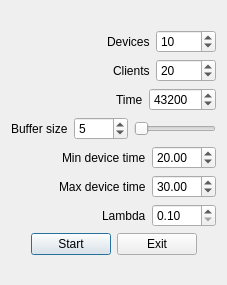
<?xml version="1.0" encoding="UTF-8"?>
<ui version="4.0">
 <class>StartupDialog</class>
 <widget class="QDialog" name="StartupDialog">
  <property name="geometry">
   <rect>
    <x>0</x>
    <y>0</y>
    <width>227</width>
    <height>285</height>
   </rect>
  </property>
  <property name="sizePolicy">
   <sizepolicy hsizetype="Fixed" vsizetype="Fixed">
    <horstretch>0</horstretch>
    <verstretch>0</verstretch>
   </sizepolicy>
  </property>
  <property name="minimumSize">
   <size>
    <width>227</width>
    <height>285</height>
   </size>
  </property>
  <property name="maximumSize">
   <size>
    <width>227</width>
    <height>287</height>
   </size>
  </property>
  <property name="windowTitle">
   <string>APS</string>
  </property>
  <layout class="QVBoxLayout" name="verticalLayout_3">
   <item>
    <layout class="QVBoxLayout" name="verticalLayout_2">
     <item>
      <layout class="QVBoxLayout" name="verticalLayout">
       <item>
        <layout class="QHBoxLayout" name="horizontalLayout">
         <item>
          <spacer name="horizontalSpacer">
           <property name="orientation">
            <enum>Qt::Horizontal</enum>
           </property>
           <property name="sizeHint" stdset="0">
            <size>
             <width>40</width>
             <height>20</height>
            </size>
           </property>
          </spacer>
         </item>
         <item>
          <widget class="QLabel" name="label">
           <property name="text">
            <string>Devices</string>
           </property>
          </widget>
         </item>
         <item>
          <widget class="QSpinBox" name="devicesSpin">
           <property name="sizePolicy">
            <sizepolicy hsizetype="Preferred" vsizetype="Fixed">
             <horstretch>0</horstretch>
             <verstretch>0</verstretch>
            </sizepolicy>
           </property>
           <property name="minimumSize">
            <size>
             <width>60</width>
             <height>0</height>
            </size>
           </property>
           <property name="baseSize">
            <size>
             <width>0</width>
             <height>0</height>
            </size>
           </property>
           <property name="minimum">
            <number>1</number>
           </property>
           <property name="maximum">
            <number>90</number>
           </property>
           <property name="value">
            <number>10</number>
           </property>
          </widget>
         </item>
        </layout>
       </item>
       <item>
        <layout class="QHBoxLayout" name="horizontalLayout_2">
         <item>
          <spacer name="horizontalSpacer_2">
           <property name="orientation">
            <enum>Qt::Horizontal</enum>
           </property>
           <property name="sizeHint" stdset="0">
            <size>
             <width>40</width>
             <height>20</height>
            </size>
           </property>
          </spacer>
         </item>
         <item>
          <widget class="QLabel" name="label_2">
           <property name="text">
            <string>Clients</string>
           </property>
          </widget>
         </item>
         <item>
          <widget class="QSpinBox" name="clientsSpin">
           <property name="sizePolicy">
            <sizepolicy hsizetype="Preferred" vsizetype="Fixed">
             <horstretch>0</horstretch>
             <verstretch>0</verstretch>
            </sizepolicy>
           </property>
           <property name="minimumSize">
            <size>
             <width>60</width>
             <height>0</height>
            </size>
           </property>
           <property name="baseSize">
            <size>
             <width>0</width>
             <height>0</height>
            </size>
           </property>
           <property name="minimum">
            <number>1</number>
           </property>
           <property name="maximum">
            <number>90</number>
           </property>
           <property name="value">
            <number>20</number>
           </property>
          </widget>
         </item>
        </layout>
       </item>
       <item>
        <layout class="QHBoxLayout" name="horizontalLayout_3">
         <item>
          <spacer name="horizontalSpacer_3">
           <property name="orientation">
            <enum>Qt::Horizontal</enum>
           </property>
           <property name="sizeHint" stdset="0">
            <size>
             <width>40</width>
             <height>20</height>
            </size>
           </property>
          </spacer>
         </item>
         <item>
          <widget class="QLabel" name="label_3">
           <property name="text">
            <string>Time</string>
           </property>
          </widget>
         </item>
         <item>
          <widget class="QSpinBox" name="timeSpin">
           <property name="sizePolicy">
            <sizepolicy hsizetype="Preferred" vsizetype="Fixed">
             <horstretch>0</horstretch>
             <verstretch>0</verstretch>
            </sizepolicy>
           </property>
           <property name="minimumSize">
            <size>
             <width>60</width>
             <height>0</height>
            </size>
           </property>
           <property name="baseSize">
            <size>
             <width>0</width>
             <height>0</height>
            </size>
           </property>
           <property name="minimum">
            <number>1</number>
           </property>
           <property name="maximum">
            <number>100000</number>
           </property>
           <property name="value">
            <number>43200</number>
           </property>
          </widget>
         </item>
        </layout>
       </item>
       <item>
        <layout class="QHBoxLayout" name="horizontalLayout_4">
         <item>
          <spacer name="horizontalSpacer_4">
           <property name="orientation">
            <enum>Qt::Horizontal</enum>
           </property>
           <property name="sizeHint" stdset="0">
            <size>
             <width>0</width>
             <height>20</height>
            </size>
           </property>
          </spacer>
         </item>
         <item>
          <widget class="QLabel" name="label_4">
           <property name="text">
            <string>Buffer size</string>
           </property>
          </widget>
         </item>
         <item>
          <widget class="QSpinBox" name="bufferSpin">
           <property name="minimum">
            <number>1</number>
           </property>
           <property name="maximum">
            <number>1000</number>
           </property>
           <property name="value">
            <number>5</number>
           </property>
          </widget>
         </item>
         <item>
          <widget class="QSlider" name="bufferSlider">
           <property name="minimum">
            <number>1</number>
           </property>
           <property name="maximum">
            <number>1000</number>
           </property>
           <property name="value">
            <number>5</number>
           </property>
           <property name="orientation">
            <enum>Qt::Horizontal</enum>
           </property>
          </widget>
         </item>
        </layout>
       </item>
       <item>
        <layout class="QHBoxLayout" name="horizontalLayout_5">
         <item>
          <spacer name="horizontalSpacer_5">
           <property name="orientation">
            <enum>Qt::Horizontal</enum>
           </property>
           <property name="sizeType">
            <enum>QSizePolicy::Expanding</enum>
           </property>
           <property name="sizeHint" stdset="0">
            <size>
             <width>0</width>
             <height>20</height>
            </size>
           </property>
          </spacer>
         </item>
         <item>
          <widget class="QLabel" name="label_5">
           <property name="text">
            <string>Min device time</string>
           </property>
          </widget>
         </item>
         <item>
          <widget class="QDoubleSpinBox" name="minDeviceTimeSpin">
           <property name="minimum">
            <double>0.010000000000000</double>
           </property>
           <property name="maximum">
            <double>200.000000000000000</double>
           </property>
           <property name="singleStep">
            <double>0.300000000000000</double>
           </property>
           <property name="value">
            <double>20.000000000000000</double>
           </property>
          </widget>
         </item>
        </layout>
       </item>
       <item>
        <layout class="QHBoxLayout" name="horizontalLayout_6">
         <item>
          <spacer name="horizontalSpacer_6">
           <property name="orientation">
            <enum>Qt::Horizontal</enum>
           </property>
           <property name="sizeHint" stdset="0">
            <size>
             <width>0</width>
             <height>20</height>
            </size>
           </property>
          </spacer>
         </item>
         <item>
          <widget class="QLabel" name="label_6">
           <property name="text">
            <string>Max device time</string>
           </property>
          </widget>
         </item>
         <item>
          <widget class="QDoubleSpinBox" name="maxDeviceTimeSpin">
           <property name="minimum">
            <double>0.010000000000000</double>
           </property>
           <property name="maximum">
            <double>200.000000000000000</double>
           </property>
           <property name="singleStep">
            <double>0.300000000000000</double>
           </property>
           <property name="value">
            <double>30.000000000000000</double>
           </property>
          </widget>
         </item>
        </layout>
       </item>
       <item>
        <layout class="QHBoxLayout" name="horizontalLayout_7">
         <item>
          <spacer name="horizontalSpacer_7">
           <property name="orientation">
            <enum>Qt::Horizontal</enum>
           </property>
           <property name="sizeHint" stdset="0">
            <size>
             <width>40</width>
             <height>20</height>
            </size>
           </property>
          </spacer>
         </item>
         <item>
          <widget class="QLabel" name="label_7">
           <property name="text">
            <string>Lambda</string>
           </property>
          </widget>
         </item>
         <item>
          <widget class="QDoubleSpinBox" name="lambdaSpin">
           <property name="minimum">
            <double>0.100000000000000</double>
           </property>
           <property name="maximum">
            <double>100.000000000000000</double>
           </property>
           <property name="singleStep">
            <double>0.100000000000000</double>
           </property>
          </widget>
         </item>
        </layout>
       </item>
      </layout>
     </item>
     <item>
      <layout class="QHBoxLayout" name="horizontalLayout_8" stretch="0,0,0,0">
       <property name="sizeConstraint">
        <enum>QLayout::SetDefaultConstraint</enum>
       </property>
       <item>
        <spacer name="horizontalSpacer_8">
         <property name="orientation">
          <enum>Qt::Horizontal</enum>
         </property>
         <property name="sizeHint" stdset="0">
          <size>
           <width>0</width>
           <height>20</height>
          </size>
         </property>
        </spacer>
       </item>
       <item>
        <widget class="QPushButton" name="startBtn">
         <property name="text">
          <string>Start</string>
         </property>
        </widget>
       </item>
       <item>
        <widget class="QPushButton" name="exitBtn">
         <property name="text">
          <string>Exit</string>
         </property>
        </widget>
       </item>
       <item>
        <spacer name="horizontalSpacer_9">
         <property name="orientation">
          <enum>Qt::Horizontal</enum>
         </property>
         <property name="sizeHint" stdset="0">
          <size>
           <width>0</width>
           <height>20</height>
          </size>
         </property>
        </spacer>
       </item>
      </layout>
     </item>
    </layout>
   </item>
  </layout>
 </widget>
 <resources/>
 <connections>
  <connection>
   <sender>bufferSlider</sender>
   <signal>valueChanged(int)</signal>
   <receiver>bufferSpin</receiver>
   <slot>setValue(int)</slot>
   <hints>
    <hint type="sourcelabel">
     <x>267</x>
     <y>133</y>
    </hint>
    <hint type="destinationlabel">
     <x>177</x>
     <y>139</y>
    </hint>
   </hints>
  </connection>
  <connection>
   <sender>bufferSpin</sender>
   <signal>valueChanged(int)</signal>
   <receiver>bufferSlider</receiver>
   <slot>setValue(int)</slot>
   <hints>
    <hint type="sourcelabel">
     <x>177</x>
     <y>139</y>
    </hint>
    <hint type="destinationlabel">
     <x>267</x>
     <y>133</y>
    </hint>
   </hints>
  </connection>
  <connection>
   <sender>startBtn</sender>
   <signal>clicked()</signal>
   <receiver>StartupDialog</receiver>
   <slot>accept()</slot>
   <hints>
    <hint type="sourcelabel">
     <x>107</x>
     <y>258</y>
    </hint>
    <hint type="destinationlabel">
     <x>62</x>
     <y>224</y>
    </hint>
   </hints>
  </connection>
  <connection>
   <sender>exitBtn</sender>
   <signal>clicked()</signal>
   <receiver>StartupDialog</receiver>
   <slot>reject()</slot>
   <hints>
    <hint type="sourcelabel">
     <x>204</x>
     <y>262</y>
    </hint>
    <hint type="destinationlabel">
     <x>252</x>
     <y>259</y>
    </hint>
   </hints>
  </connection>
 </connections>
</ui>
